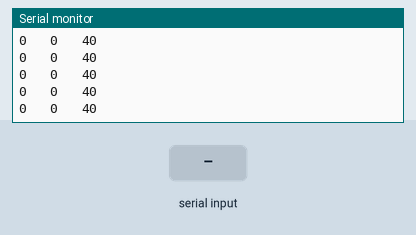
This sketch was run on a simulated Arduino Leonardo, built with avr-gcc and run on an emulated ATmega32U4. On the bench: the last lines printed to the serial monitor. The inputs (shaded band) are chosen by the test bench. USB keyboard and mouse output is not drawn.

Above: at 1.2 s.
1.3 s: "90,45,200\n" received over the second serial link
At 2.5 s:
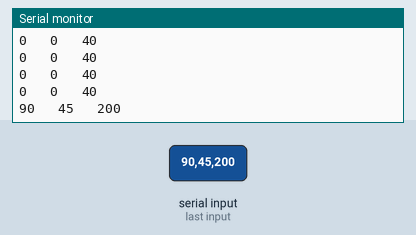
2.8 s: "30,150,10\n" received over the second serial link
At 3.7 s:
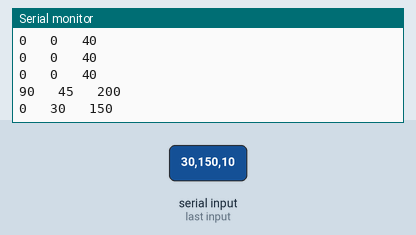
Timing chart, 0 to 5.8 s (numbered marks = the images above; inputs shaded):
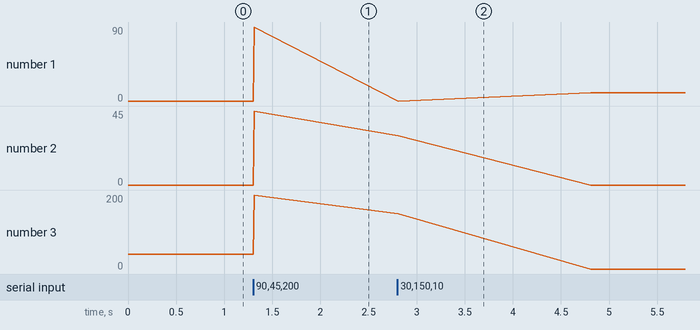

The sketch:

handmousereceive.ino
```cpp
/*
 * made using leonardo ,bluetooth connected to 101, both have bluetooth on 0,1 pins using serial1. if hand tilted right stops
 */
#include "Mouse.h"
int x,y,z;         //x,y coordinate and z for switch
int range = 12;               // output range of X or Y movement
int responseDelay = 5;        // response delay of the mouse, in ms
int threshold = 3;    // resting threshold
int center = range / 2;       // resting position value
void setup() {
  Serial.begin(9600);
    Serial1.begin(9600);
  Mouse.begin();
  z=40; //so that mouse not move until receive
}
void loop()
{
  if(Serial1.available())
  {
    x=Serial1.parseInt();
    y=Serial1.parseInt();
    z=Serial1.parseInt();

  }
  Serial.print(x);
  Serial.print("   ");
  Serial.print(y);
  Serial.print("   ");
  Serial.print(z);
  Serial.println();
   int xReading = readAxis(x);
  int yReading = readAxis(y);

  // if the mouse control state is active, move the mouse:
  if (z<30) {
    Mouse.move(xReading, yReading, 0);
  }
  delay(responseDelay);
}
int readAxis(int reading) {
  // read the analog input:

  // if the output reading is outside from the
  // rest position threshold,  use it:
  int distance = reading - center;

  if (abs(distance) < threshold) {
    distance = 0;
  }

  // return the distance for this axis:
  return distance;
}
```

Measured:
- after the input at 1.3 s, the serial monitor: prints a new line at once (image 1)
- after the input at 2.8 s, the serial monitor: prints a new line at once (image 2)
- plotted number 1: 0 → 90 after the input at 1.3 s, 90 → 10 after the input at 2.8 s
- plotted number 2: 0 → 45 after the input at 1.3 s
- plotted number 3: 40 → 200 after the input at 1.3 s
